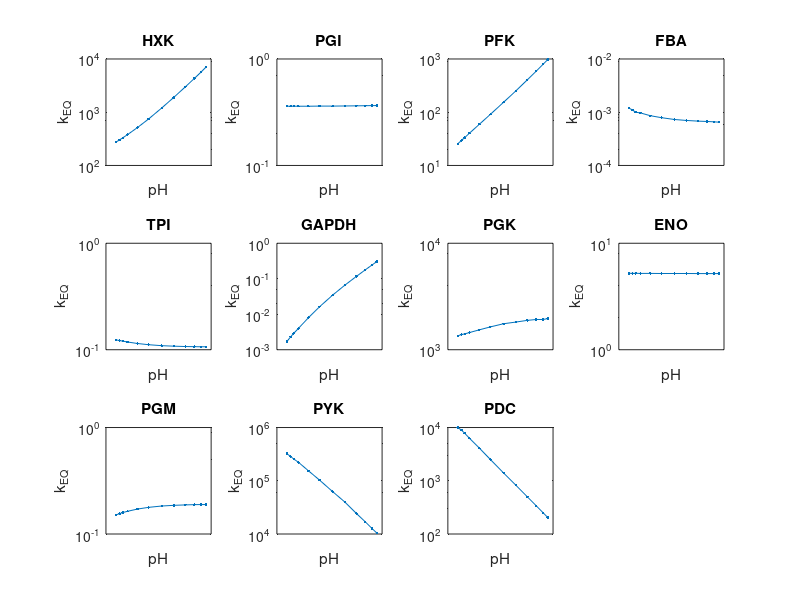

Write MATLAB code to recreate this figure. (Note: this script raises an error after producing the figure.)
% pH values tested
% pH_vals     = [6.19 6.26 6.41 6.60 6.81 7.06 7.29 7.51 7.68 7.81];
pH_vals     = [6.19 6.26 6.32 6.41 6.60 6.81 7.06 7.29 7.51 7.68 7.81 7.90];
% keq manually taken from the equilibrator. All concentrations in [mM]
% units.
kEq.HXK     = [2.74E2 3.03E2 3.31E2 3.79E2 5.16E2 7.45E2 1.2E3 1.9E3 3E3 4.3E3 5.7E3 7.0E3];  %dir+ EC 2.7.1.1 or EC 2.7.1.2
kEq.PGI     = [3.6E-1 3.6E-1 3.6E-1 3.6E-1 3.6E-1 3.61E-1 3.61E-1 3.62E-1 3.63E-1 3.64E-1 3.65E-1 3.65E-1];  %dir+
kEq.PFK     = [2.56E1 2.96E1 3.34E1 4.03E1 5.95E1 9.15E1 1.54E2 2.5E2 4.05E2 5.91E2 7.95E2 9.77E2];  %dir+, E.C.num.: EC 2.7.1.56
kEq.FBA     = [1.2E-3 1.1E-3 1.0E-3 9.7E-4 8.6E-4 7.9E-4 7.3E-4 7E-4 6.8E-4 6.7E-4 6.6E-4 6.5E-4];  %dir+ [EC 4.1.2.13]
kEq.TPI     = [1/(8.07) 1/(8.21) 1/(8.30) 1/(8.46) 1/(8.74) 1/(8.97) 1/(9.16) 1/(9.26) 1/(9.33) 1/(9.36) 1/(9.38) 1/(9.38)];  %dir-
kEq.GAPDH   = [1.7E-3, 2.3E-3, 2.9E-3, 4.0E-3, 8.0E-3, 1.62E-2, 3.46E-2, 6.56E-2, 1.16E-1,1.78E-1, 2.45E-1, 3.05E-1];  %dir+ [EC 1.2.1.13] [EC 1.2.1.59]
kEq.PGK     = [1/(7.4E-4), 1/(7.2E-4), 1/(7.1E-4), 1/(6.9E-4), 1/(6.5E-4), 1/(6.1E-4), 1/(5.7E-4), 1/(5.5E-4), 1/(5.3E-4), 1/(5.2E-4), 1/(5.2E-4), 1/(5.1E-4)];  %dir- [EC 2.7.2.3]
kEq.ENO     = [5.22 5.22 5.22 5.21 5.21 5.2 5.2 5.2 5.19 5.19 5.19 5.19];  %dir ?
kEq.PGM     = [1/6.62 1/6.44 1/6.29 1/6.12 1/5.83 1/5.62 1/5.46 1/5.38 1/5.33 1/5.3 1/5.29 1/5.29]; %dir-
kEq.PYK     = [1/(3.1E-6) 1/(3.5E-6) 1/(3.9E-6) 1/(4.5E-6) 1/(6.5E-6) 1/(9.7E-6) 1/(1.6E-5) 1/(2.5E-5) 1/(4.1E-5) 1/(5.9E-5) 1/(7.9E-5) 1/(9.6E-5)];  %dir-
kEq.PDC     = [1E4 8.9E3 7.8E3 6.3E3 4.1E3 2.5E3 1.4E3 8.31E2 5.01E2 3.39E2 2.51E2 2.04E2];  %dir+ [EC 4.1.1.1]
% For GPD: 1.1.1.8 (EC 1.1.1.8)
kEq.GPD     = [1/(2.9E-6) 1/(3.5E-6) 1/(4.2E-6) 1/(5.3E-6) 1/(8.7E-6) 1/(1.5E-5) 1/(2.7E-5) 1/(4.7E-5) 1/(7.9E-5) 1/(1.2E-4) 1/(1.6E-4) 1/(2.0E-4) ]; %dir-
% For LDH: 1.1.1.27 (EC 1.1.1.27)
kEq.LDH     = [1/(2.3E-6)	1/(2.7E-6) 1/(3.2E-6) 1/(3.9E-6) 1/(6.1E-6)	1/(9.9E-6) 1/(1.8E-5) 1/(3.0E-5) 1/(5.0E-5) 1/(7.3E-5) 1/(9.9E-5) 1/(1.2E-4)];
% For ADH: (EC 1.1.1.1)
full_pH_vals     = [6.19 6.26 6.32 6.41 6.60 6.81 7.06 7.29 7.51 7.68 7.81 7.90];
kEq.ADH     = [1/(2.4E-5) 1/(2.8E-5) 1/(3.3E-5) 1/(4.0E-5) 1/(6.3E-5) 1/(1.0E-4) 1/(1.8E-4) 1/(3.1E-4) 1/(5.1E-4) 1/(7.6E-4) 1/(1.0E-3) 1/(1.3E-3)];

figure(1)

subplot(3,4,1) % HXK
semilogy(pH_vals,kEq.HXK,'.-')
title('HXK')
xlabel('pH')
ylabel('k_{EQ}'), set(gca,'xtick',[])

subplot(3,4,2) % PGI
semilogy(pH_vals,kEq.PGI,'.-')
set(gca,'Color',[0.9 0.9 0.9])
title('PGI')
xlabel('pH')
ylabel('k_{EQ}'), set(gca,'xtick',[])

subplot(3,4,3) % PFK
semilogy(pH_vals,kEq.PFK,'.-')
title('PFK')
xlabel('pH')
ylabel('k_{EQ}'), set(gca,'xtick',[])

subplot(3,4,4) % FBA
semilogy(pH_vals,kEq.FBA,'.-')
title('FBA')
xlabel('pH')
ylabel('k_{EQ}'), set(gca,'xtick',[])

subplot(3,4,5) % TPI
semilogy(pH_vals,kEq.TPI,'.-')
set(gca,'Color',[0.9 0.9 0.9])
title('TPI')
xlabel('pH')
ylabel('k_{EQ}'), set(gca,'xtick',[])

subplot(3,4,6) % GAPDH
semilogy(pH_vals,kEq.GAPDH,'.-')
title('GAPDH')
xlabel('pH')
ylabel('k_{EQ}'), set(gca,'xtick',[])

subplot(3,4,7) % PGK
semilogy(pH_vals,kEq.PGK,'.-')
title('PGK')
xlabel('pH')
ylabel('k_{EQ}'), set(gca,'xtick',[])

subplot(3,4,8) % ENO
semilogy(pH_vals,kEq.ENO,'.-')
set(gca,'Color',[0.9 0.9 0.9])
title('ENO')
xlabel('pH')
ylabel('k_{EQ}'), set(gca,'xtick',[])

subplot(3,4,9) % PGM
semilogy(pH_vals,kEq.PGM,'.-')
set(gca,'Color',[0.9 0.9 0.9])
title('PGM')
xlabel('pH')
ylabel('k_{EQ}'), set(gca,'xtick',[])

subplot(3,4,10) % PYK
semilogy(pH_vals,kEq.PYK,'.-')
title('PYK')
xlabel('pH')
ylabel('k_{EQ}'), set(gca,'xtick',[])

subplot(3,4,11) % PDC
semilogy(pH_vals,kEq.PDC,'.-')
title('PDC')
xlabel('pH')
ylabel('k_{EQ}'), set(gca,'xtick',[])

suptitle('k_{EQ} glycolysis enzymes vs pH (Source: eQuilibrator)')

set(gcf,'color','w');

%%
figure(2)
semilogy(pH_vals,kEq.HXK,'.-','MarkerSize',20,'MarkerFaceColor','Blue','Color','blue','LineWidth',2)
set(gca,'fontsize',18)
title('HXK','fontsize', 28)
xlabel('pH','fontsize', 28)
ylabel('k_{EQ}','fontsize', 28)
% plot

save('pHchange_kEq.mat','pH_vals','kEq')




